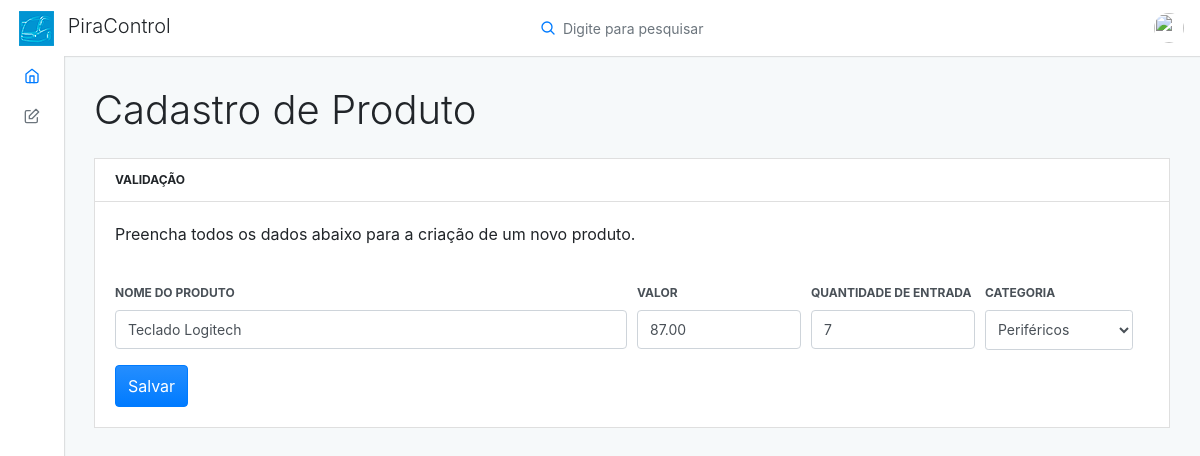
The page /front/form_produto.php?id=5 (signed in) on the database its author committed.
### tables this page shows
CREATE TABLE `produto` (
  `id` int(11) NOT NULL,
  `nomeProduto` varchar(45) NOT NULL,
  `valor` decimal(8,2) NOT NULL,
  `quantidade` int(11) DEFAULT 0,
  `nomeCategoria` int(11) NOT NULL,
  `saida` int(11) DEFAULT 0
);

CREATE TABLE `categoria` (
  `id` int(11) NOT NULL,
  `nomeCategoria` varchar(60) NOT NULL
);

### front/classes/Conexao.php (called while the page is built, shortened)
<?php
class Conexao
{
	private $host;
	private $user;
	private $password;
	public function __construct() {
		$this->host = 'mysql:host=localhost;dbname=bd_pira_control';
		$this->user = 'root';
		$this->password = '';
	}
    public function conectar() {
    	try {
			$conn = new PDO(
							$this->host,
							$this->user,
							$this->password
						);
			return $conn;
		} catch (PDOException $e) {
			echo 'Erro na conexao. Erro reportado: ' . $e->getMessage();
			exit;
		}
    }
}

### front/classes/ProdutoDAO.php (called while the page is built, shortened)
<?php
require_once 'Model.php';
class ProdutoDAO extends Model
{
    public function __construct()
    {
        $this->class = 'Produto';
        $this->tabela = 'produto';
    }
}

### front/classes/Model.php (called while the page is built, shortened)
<?php
    require 'Conexao.php';
    class Model {
        protected $tabela;
        protected $class;
        protected $db;
        public function __construct()
        {
            $conexao = new Conexao();
            $this->db = $conexao->conectar();
        }
        public function get($id) {
            $query = "SELECT * FROM {$this->tabela} WHERE id = {$id}";
            $stmt = $this->db->prepare($query);
            $stmt->setFetchMode(PDO::FETCH_CLASS, $this->class);
            $stmt->execute();
            return $stmt->fetch();
        }
    }

### front/classes/Produto.php (called while the page is built, shortened)
<?php
    class Produto {
        public function __get($atributo) {
            return $this->$atributo;
        }
    }

### front/classes/CategoriaDAO.php (called while the page is built, shortened)
<?php
require_once 'Model.php';
class CategoriaDAO extends Model
{
    public function __construct()
    {
        $this->class = 'Categoria';
        $this->tabela = 'categoria';
    }
    public function listaCategoria($condicao = '')
    {
        $query = "SELECT id, nomeCategoria FROM {$this->tabela}";
        $stmt = $this->db->prepare($query);
        $stmt->setFetchMode(PDO::FETCH_CLASS, $this->class);
        $stmt->execute();
        return $stmt->fetchAll();
    }
}

### front/classes/Categoria.php (called while the page is built, shortened)
<?php
class Categoria {
    public function __get($atributo) {
        return $this->$atributo;
    }
}

### front/form_produto.php (the view, shortened to what this page needs)
<?php
    include_once 'layout/header.php';
    include_once 'layout/menu.php';
?>
<?php
    require_once 'classes/Categoria.php';
    require_once 'classes/CategoriaDAO.php';
    $categoriaDAO = new CategoriaDAO();
    $categorias = $categoriaDAO->listaCategoria();
    require_once 'classes/Produto.php';
    require_once 'classes/ProdutoDAO.php';
    $produto = new Produto();
    if (isset($_GET['id']) && $_GET['id'] != '') {
        $id_produto = $_GET['id'];
        $produtoDAO = new ProdutoDAO();
        $produto = $produtoDAO->get($id_produto);
    }
?>
<div class="adminx-content">
    <div class="adminx-main-content">
        <div class="container-fluid">
            <div class="pb-3">
                <h1>Cadastro de Produto</h1>
            </div>
            <div class="row">
                <div class="col-lg-12">
                    <div class="card mb-grid">
                        <div class="card-header">
                            <div class="card-header-title">Validação</div>
                        </div>
                        <div class="card-body">
                            <p>
                                Preencha todos os dados abaixo para a criação de um novo produto.
                            </p>
                            <form action="controles/controleProduto?acao=<?= ($produto->id != '' ? 'editar' : 'cadastrar') ?>" method="POST">
                                <div class="form-row">
                                    <div class="col-md-12 mb-3">
                                    </div>
                                </div>
                                <div class="form-row">
                                    <div class="col-md-6 mb-3">
                                        <label class="form-label" for="validationCustom01">Nome do Produto</label>
                                        <input type="text" class="form-control" id="validationCustom01" name="nomeProduto" value="<?= ($produto->nomeProduto != '' ? $produto->nomeProduto : '') ?>" placeholder="Nome do Produto">
                                    </div>
                                    <div class="col-md-2 mb-3">
                                        <label class="form-label" for="validationCustom03">Valor</label>
                                        <input type="text" class="form-control" id="validationCustom03" value="<?= ($produto->valor != '' ? $produto->valor : '') ?>" placeholder="Valor" name="valor">
                                    </div>
                                    <div class="col-md-2 mb-3">
                                        <label class="form-label" for="validationCustom04">Quantidade de Entrada</label>
                                        <input type="quantidade" class="form-control" id="validationCustom04" name="quantidade" value="<?= ($produto->quantidade != '' ? $produto->quantidade : '') ?>" placeholder="Quantidade">
                                    </div>
                                    <div class="col-md-2 mb-3">
                                        <label class="form-label" for="validationCustom04">Categoria</label>
                                        <select class="form-control form-control-sm" style="width: 90%; height: 57%;" name="nomeCategoria">
                                            <?php foreach ($categorias as $categoria) { ?>
                                                <option value="<?= $categoria->id ?>" <?= ($produto->nomeCategoria != '' && $produto->nomeCategoria == $categoria->id ? 'selected' : '') ?>><?= $categoria->nomeCategoria ?></option>
                                            <?php } ?>
                                        </select>
                                    </div>
                                </div>
                                <button class="btn btn-primary mr-2" type="submit">Salvar</button>
                            </form>
                        </div>
                    </div>
                </div>
            </div>
        </div>
    </div>
</div>
<?php
    include_once 'layout/footer.php';
?>

### rows shown on the page
produto: nomeProduto "Teclado Logitech", valor "87.00", quantidade "7", nomeCategoria "Periféricos"
